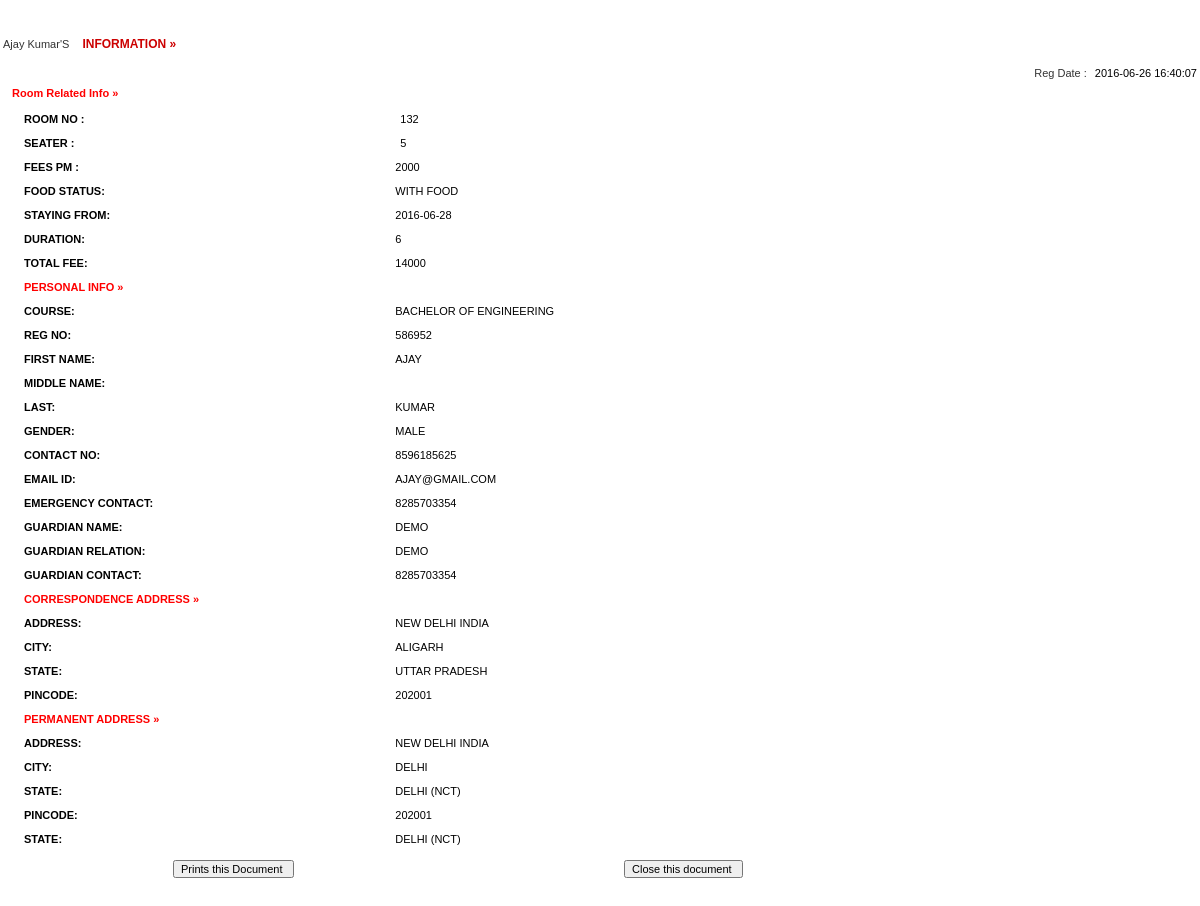
Page /admin/full-profile.php?id=9 on the earlier database version.
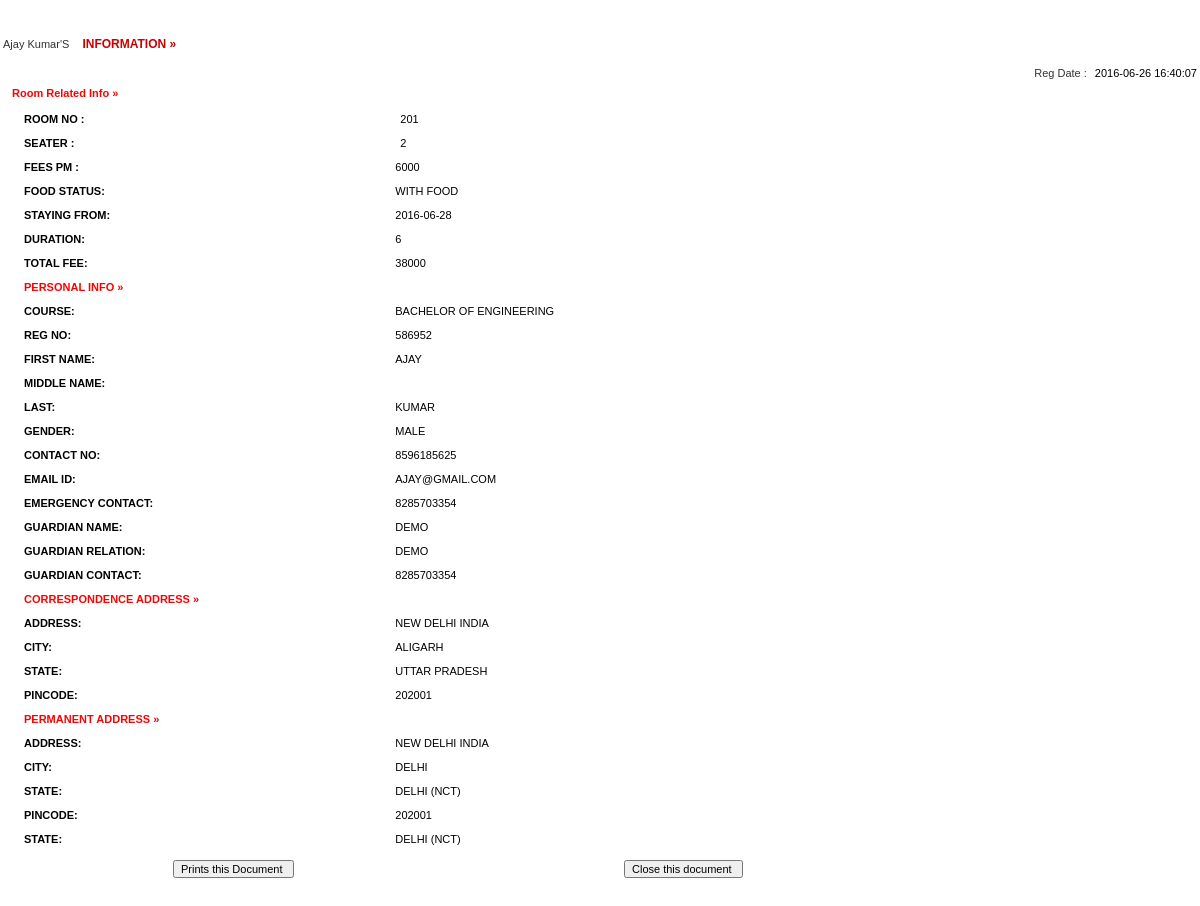
Same page on the later database version.
### tables this page shows
CREATE TABLE `registration` (
  `id` int(11) NOT NULL,
  `hall_id` int(11) DEFAULT NULL,
  `block_id` int(11) DEFAULT NULL,
  `roomno` int(11) DEFAULT NULL,
  `seater` int(11) DEFAULT NULL,
  `feespm` int(11) DEFAULT NULL,
  `foodstatus` int(11) DEFAULT NULL,
  `stayfrom` date DEFAULT NULL,
  `duration` int(11) DEFAULT NULL,
  `course` varchar(500) DEFAULT NULL,
  `regno` int(11) DEFAULT NULL,
  `firstName` varchar(500) DEFAULT NULL,
  `middleName` varchar(500) DEFAULT NULL,
  `lastName` varchar(500) DEFAULT NULL,
  `gender` varchar(250) DEFAULT NULL,
  `contactno` bigint(11) DEFAULT NULL,
  `emailid` varchar(500) DEFAULT NULL,
  `profile_picture` varchar(255) DEFAULT NULL,
  `egycontactno` bigint(11) DEFAULT NULL,
  `guardianName` varchar(500) DEFAULT NULL,
  `guardianRelation` varchar(500) DEFAULT NULL,
  `guardianContactno` bigint(11) DEFAULT NULL,
  `corresAddress` varchar(500) DEFAULT NULL,
  `corresCIty` varchar(500) DEFAULT NULL,
  `corresState` varchar(500) DEFAULT NULL,
  `corresPincode` int(11) DEFAULT NULL,
  `pmntAddress` varchar(500) DEFAULT NULL,
  `pmntCity` varchar(500) DEFAULT NULL,
  `pmnatetState` varchar(500) DEFAULT NULL,
  `pmntPincode` int(11) DEFAULT NULL,
  `postingDate` timestamp NULL DEFAULT current_timestamp(),
  `updationDate` varchar(500) DEFAULT NULL,
  `corresDistrict` varchar(500) DEFAULT NULL,
  `pmnatetDistrict` varchar(500) DEFAULT NULL
);

### admin/full-profile.php (the view, shortened to what this page needs)
<?php
$con = mysqli_connect(DB_SERVER,DB_USER,DB_PASS,DB_NAME);
?>
<!DOCTYPE html PUBLIC "-//W3C//DTD XHTML 1.0 Transitional//EN" "http://www.w3.org/TR/xhtml1/DTD/xhtml1-transitional.dtd">
<html xmlns="http://www.w3.org/1999/xhtml">
<head>
<link href="style.css" rel="stylesheet" type="text/css" />
<link href="hostel.css" rel="stylesheet" type="text/css">
</head>
<body>
<table width="100%" border="0">
<?php
		 $ret= mysqli_query($con,"SELECT * FROM registration where id = '".$_GET['id']."'");
			while($row=mysqli_fetch_array($ret))
			{
			?>
			<tr>
			  <td colspan="2" align="center" class="font1">&nbsp;</td>
  </tr>
			<tr>
			  <td colspan="2" align="center" class="font1">&nbsp;</td>
  </tr>
			<tr>
			  <td colspan="2"  class="font"><?php echo ucfirst($row['firstName']);?> <?php echo ucfirst($row['lastName']);?>'S <span class="font1"> information &raquo;</span> </td>
  </tr>
			<tr>
			  <td colspan="2"  class="font">&nbsp;&nbsp;&nbsp;&nbsp;&nbsp;&nbsp;&nbsp;&nbsp;&nbsp;&nbsp;&nbsp;&nbsp;
		      <div align="right">Reg Date : <span class="comb-value"><?php echo $row['postingDate'];?></span></div></td>
  </tr>
			<tr>
			  <td colspan="2"  class="heading" style="color: red;">Room Related Info &raquo; </td>
  </tr>
			<tr>
			  <td colspan="2"  class="font1"><table width="100%" border="0">
                <tr>
                  <td width="32%" valign="top" class="heading">Room no : </td>
                      <td class="comb-value1"><span class="comb-value"><?php echo $row['roomno'];?></span></td>
                    </tr>
                  <tr>
                  <td width="22%" valign="top" class="heading">Seater : </td>
                      <td class="comb-value1"><span class="comb-value"><?php echo $row['seater'];?></span></td>
                    </tr>
                    <tr>
                    <td width="12%" valign="top" class="heading">Fees PM : </td>
                      <td class="comb-value1"><?php echo $fpm=$row['feespm'];?></td>
                    </tr>
                     <tr>
                    <td width="12%" valign="top" class="heading">Food Status: </td>
                      <td class="comb-value1"><?php if($row['foodstatus']==0)
{
  echo "Without Food";
}
else
{
  echo "With Food";
}
                      ;?></td>
                    </tr>
                    <tr>
                    <td width="12%" valign="top" class="heading">Staying From: </td>
                      <td class="comb-value1"><?php echo $row['stayfrom'];?></td>
                    </tr>
                    <tr>
                    <td width="12%" valign="top" class="heading">Duration: </td>
                      <td class="comb-value1"><?php echo $dr=$row['duration'];?></td>
                    </tr>
                    <tr>
                    <td width="12%" valign="top" class="heading">Total Fee: </td>
                      <td class="comb-value1">
                      <?php if($row['foodstatus']==1)
                      {
                        $fd=2000;
                        echo (($dr*$fpm)+$fd);
                      }
                        else
                        {
                          echo $dr*$fpm;
                        }
                      ?></td>
                    </tr>
  <tr>
   <td colspan="2" align="left"  class="heading" style="color: red;">Personal Info &raquo; </td>
  </tr>
<tr>
<td width="12%" valign="top" class="heading">Course: </td>
<td class="comb-value1"><?php echo $row['course'];?></td>
</tr>
<tr>
<td width="12%" valign="top" class="heading">Reg no: </td>
<td class="comb-value1"><?php echo $row['regno'];?></td>
</tr>
<tr>
<td width="12%" valign="top" class="heading">First Name: </td>
<td class="comb-value1"><?php echo $row['firstName'];?></td>
</tr>
<tr>
<td width="12%" valign="top" class="heading">Middle name: </td>
<td class="comb-value1"><?php echo $row['middleName'];?></td>
</tr>
<tr>
<td width="12%" valign="top" class="heading">Last: </td>
<td class="comb-value1"><?php echo $row['lastName'];?></td>
</tr>
<tr>
<td width="12%" valign="top" class="heading">Gender: </td>
<td class="comb-value1"><?php echo $row['gender'];?></td>
</tr>
<tr>
<td width="12%" valign="top" class="heading">Contact No: </td>
<td class="comb-value1"><?php echo $row['contactno'];?></td>
</tr>
<tr>
<td width="12%" valign="top" class="heading">Email id: </td>
<td class="comb-value1"><?php echo $row['emailid'];?></td>
</tr>
<tr>
<td width="12%" valign="top" class="heading">Emergency Contact: </td>
<td class="comb-value1"><?php echo $row['egycontactno'];?></td>
</tr>
<tr>
<td width="12%" valign="top" class="heading">Guardian Name: </td>
<td class="comb-value1"><?php echo $row['guardianName'];?></td>
</tr>
<tr>
<td width="12%" valign="top" class="heading">Guardian Relation: </td>
<td class="comb-value1"><?php echo $row['guardianRelation'];?></td>
</tr>
<tr>
<td width="12%" valign="top" class="heading">Guardian Contact: </td>
<td class="comb-value1"><?php echo $row['guardianContactno'];?></td>
</tr>
<tr>
        <td colspan="2"  class="heading" style="color: red;">Correspondence Address  &raquo; </td>
  </tr>
<tr>
<td width="12%" valign="top" class="heading">Address: </td>
<td class="comb-value1"><?php echo $row['corresAddress'];?></td>
</tr>
<tr>
<td width="12%" valign="top" class="heading">City: </td>
<td class="comb-value1"><?php echo $row['corresCIty'];?></td>
</tr>
<tr>
<td width="12%" valign="top" class="heading">State: </td>
<td class="comb-value1"><?php echo $row['corresState'];?></td>
</tr>
<tr>
<td width="12%" valign="top" class="heading">Pincode: </td>
<td class="comb-value1"><?php echo $row['corresPincode'];?></td>
</tr>
<tr>
        <td colspan="2"  class="heading" style="color: red;">Permanent Address  &raquo; </td>
  </tr>
<tr>
<td width="12%" valign="top" class="heading">Address: </td>
<td class="comb-value1"><?php echo $row['pmntAddress'];?></td>
</tr>
<tr>
<td width="12%" valign="top" class="heading">City: </td>
<td class="comb-value1"><?php echo $row['pmntCity'];?></td>
</tr>
<tr>
<td width="12%" valign="top" class="heading">State: </td>
<td class="comb-value1"><?php echo $row['pmnatetState'];?></td>
</tr>
<tr>
<td width="12%" valign="top" class="heading">Pincode: </td>
<td class="comb-value1"><?php echo $row['pmntPincode'];?></td>
</tr>
<tr>
<td width="12%" valign="top" class="heading">State: </td>
<td class="comb-value1"><?php echo $row['pmnatetState'];?></td>
</tr>
<?php } ?>
                  </table></td>
                </tr>
                  </table></td>
  <tr>
    <td colspan="2" align="right" ><form id="form1" name="form1" method="post" action="">
      <table width="100%" border="0" cellpadding="0" cellspacing="0">
        <tr>
          <td width="14%">&nbsp;</td>
          <td width="35%" class="comb-value"><label>
            <input name="Submit" type="submit" class="txtbox4" value="Prints this Document " onClick="return f3();" />
          </label></td>
          <td width="3%">&nbsp;</td>
          <td width="26%"><label>
            <input name="Submit2" type="submit" class="txtbox4" value="Close this document " onClick="return f2();"  />
          </label></td>
          <td width="8%">&nbsp;</td>
          <td width="14%">&nbsp;</td>
        </tr>
      </table>
        </form>    </td>
  </tr>
</body>
</html>

### css/style.css (style rules this page uses)
html { font-size: 14px; }
@media only screen and (min-width: 480px) { html { font-size: 17px; } }
@media only screen and (min-width: 768px) { html { font-size: 14px; } }
body { font-size: 1em; }

### admin/hostel.css (style rules this page uses)
body { margin-left: 0px; margin-top: 0px; margin-right: 0px; margin-bottom: 0px;font:11px Verdana,Arial; }
.heading { font-family: Verdana, Arial, Helvetica, sans-serif; font-size: 11px; font-weight: bold; color:#000000; padding-bottom:5px; padding-top:5px; padding-left:10px; text-decoration: none; }
.comb-value { font-family: Arial, Helvetica, sans-serif; font-size: 11px; color: #000000; text-decoration: none; padding-bottom:5px; padding-left:5px; padding-top:5px; }
.font1 { font-family:Verdana, Arial, Helvetica, sans-serif; font-size:12px; font-weight:800; color:#CC0000; text-transform:uppercase; padding-left:10px; padding-top:0px; }
.txtbox4 { font-family: Arial, Helvetica, sans-serif; font-size: 11px; color: #000000; }
.comb-value1 { font-family: Arial, Helvetica, sans-serif; font-size: 11px; color: #000000; text-decoration: none; padding-bottom:2px; padding-left:2px; padding-top:2px; }
.font { font-family:Verdana, Arial, Helvetica, sans-serif; font-size:11px; color:#333333; text-decoration:none; }

Differences in the rows shown:
changed registration "Ajay": roomno "132" → "201"; seater "5" → "2"; feespm "2000" → "6000"; ($dr*$fpm)+$fd "14000" → "38000"
